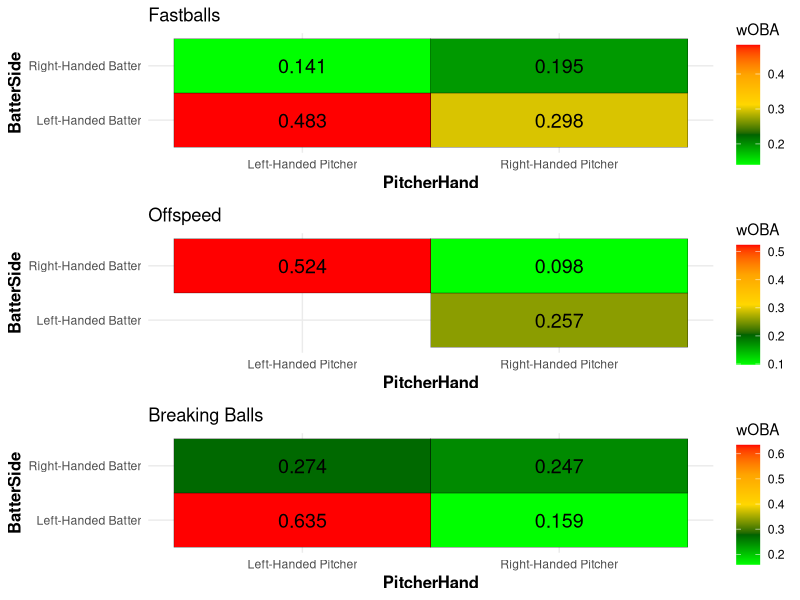

This chart was generated by the following R code:
# Load necessary libraries
library(dplyr)
library(ggplot2)
library(tidyr)
library(gridExtra)
library(readr)  # Ensure this is loaded for read_csv

# Assuming your data is in a dataframe called 'data' with the columns 'PitcherHand', 'BatterSide', 'PitchCall', and 'PitchType'
data <- read_csv("AnalyticsQuestionnairePitchData.csv")

# Original statCalculator function
statCalculator <- function(df) {
  
  valid_PitchCall <- c("single", "double", "triple", "home_run", "field_out", "strikeout", "strikeout_double_play", 
                       "fielders_choice", "sac_bunt_double_play", "sac_fly_double_play", "other_out",
                       "grounded_into_double_play", "force_out","double_play", "fielders_choice_out", 
                       "field_error", "catcher_interf", "triple_play", "sac_bunt", "sac_fly", 
                       "walk", "hit_by_pitch")
  
  df <- df %>% filter(PitchCall %in% valid_PitchCall)
  
  df %>% 
    summarise(
      singles = sum(PitchCall == "single"),
      doubles = sum(PitchCall == "double"),
      triples = sum(PitchCall == "triple"),
      homers = sum(PitchCall == "home_run"),
      outs = sum(PitchCall %in% c("field_out", "strikeout", "strikeout_double_play", "fielders_choice", 
                                  "sac_bunt_double_play", "sac_fly_double_play", "other_out", 
                                  "grounded_into_double_play", "force_out", "double_play", 
                                  "fielders_choice_out", "field_error", "catcher_interf", "triple_play")),
      strikeouts = sum(PitchCall %in% c("strikeout", "strikeout_double_play")),
      sac = sum(PitchCall %in% c("sac_bunt", "sac_fly")),
      walks = sum(PitchCall == "walk"),
      hbps = sum(PitchCall == "hit_by_pitch"),
      hits = singles + doubles + triples + homers,
      onBaseNum = hits + hbps + walks,
      pas = n(),
      abs = hits + outs,
      AVG = hits / abs,
      OBP = onBaseNum / (abs + hbps + walks + sac),
      SLG = (singles + 2 * doubles + 3 * triples + 4 * homers) / abs,
      OPS = OBP + SLG,
      wOBA = (.691 * walks + .721 * hbps + .882 * singles + 1.254 * doubles + 1.588 * triples + 2.045 * homers) / 
        (abs + walks + sac + hbps)
    ) %>%
    mutate(
      AVG = sprintf("%.3f", AVG),
      OBP = sprintf("%.3f", OBP),
      SLG = sprintf("%.3f", SLG),
      OPS = sprintf("%.3f", OPS),
      wOBA = sprintf("%.3f", wOBA)
    ) %>%
    select(ABs = abs, H = hits, K = strikeouts, AVG, OBP, SLG, OPS, wOBA)
}

# Define a function to create a Punnett square plot for a specific pitch type
create_punnett_square <- function(data, pitch_type, title) {
  # Filter data by pitch type
  filtered_data <- data %>%
    filter(PitchType %in% pitch_type) %>%
    group_by(PitcherHand, BatterSide) %>%
    summarise(wOBA = statCalculator(cur_data())$wOBA, .groups = 'drop') # Use statCalculator to get wOBA
  
  # Create the plot
  plot <- ggplot(filtered_data, aes(x = PitcherHand, y = BatterSide, fill = as.numeric(wOBA))) +
    geom_tile(color = "black") +
    scale_fill_gradientn(colors = c("green", "darkgreen", "gold", "orange", "red"), name = "wOBA") +
    labs(title = title) +  # Set the title from the argument
    theme_minimal() +
    theme(axis.title.x = element_text(size = 12, face = "bold"),
          axis.title.y = element_text(size = 12, face = "bold")) +
    geom_text(aes(label = wOBA), color = "black", size = 5) +  # Add wOBA values as text labels
    scale_x_discrete(labels = c("R" = "Right-Handed Pitcher", "L" = "Left-Handed Pitcher")) +  # Rename x-axis labels
    scale_y_discrete(labels = c("R" = "Right-Handed Batter", "L" = "Left-Handed Batter"))  # Rename y-axis labels
  
  return(plot)
}

# Define pitch types for each Punnett square
fastballs <- c("FF", "FC", "SI")
offspeed <- c("CH")
breakers <- c("KC", "CU", "SL")

# Create the plots with specific titles
fastball_plot <- create_punnett_square(data, fastballs, "Fastballs")
offspeed_plot <- create_punnett_square(data, offspeed, "Offspeed")
breakers_plot <- create_punnett_square(data, breakers, "Breaking Balls")

# Combine the plots
punnett <- grid.arrange(fastball_plot, offspeed_plot, breakers_plot, ncol = 1)

# Save the combined plot as a PNG file
ggsave("./Tigers/punnett_squares.png", plot = punnett, width = 8, height = 12, dpi = 300)
